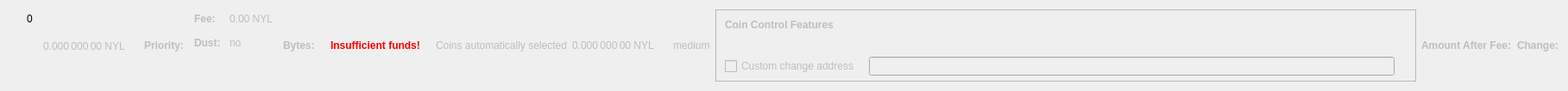
    <widget class="QWidget" name="dummyHideWidget" native="true">
     <property name="maximumSize">
      <size>
       <width>100</width>
       <height>22</height>
      </size>
     </property>
     <layout class="QHBoxLayout" name="dummyHideLayout">
      <item>
       <layout class="QFormLayout" name="formLayoutCoinControl1">
        <property name="horizontalSpacing">
         <number>10</number>
        </property>
        <property name="verticalSpacing">
         <number>14</number>
        </property>
        <property name="leftMargin">
         <number>10</number>
        </property>
        <property name="topMargin">
         <number>4</number>
        </property>
        <property name="rightMargin">
         <number>6</number>
        </property>
        <item row="0" column="1">
         <widget class="QLabel" name="labelCoinControlBytes">
          <property name="cursor">
           <cursorShape>IBeamCursor</cursorShape>
          </property>
          <property name="contextMenuPolicy">
           <enum>Qt::ActionsContextMenu</enum>
          </property>
          <property name="text">
           <string notr="true">0</string>
          </property>
          <property name="textInteractionFlags">
           <set>Qt::LinksAccessibleByMouse|Qt::TextSelectableByKeyboard|Qt::TextSelectableByMouse</set>
          </property>
         </widget>
        </item>
       </layout>
      </item>
      <item>
       <widget class="QLabel" name="labelCoinControlAfterFee">
        <property name="enabled">
         <bool>false</bool>
        </property>
        <property name="sizePolicy">
         <sizepolicy hsizetype="Fixed" vsizetype="Fixed">
          <horstretch>0</horstretch>
          <verstretch>0</verstretch>
         </sizepolicy>
        </property>
        <property name="minimumSize">
         <size>
          <width>111</width>
          <height>12</height>
         </size>
        </property>
        <property name="maximumSize">
         <size>
          <width>111</width>
          <height>12</height>
         </size>
        </property>
        <property name="cursor">
         <cursorShape>IBeamCursor</cursorShape>
        </property>
        <property name="contextMenuPolicy">
         <enum>Qt::ActionsContextMenu</enum>
        </property>
        <property name="text">
         <string notr="true">0.000 000 00 NYL</string>
        </property>
        <property name="textInteractionFlags">
         <set>Qt::LinksAccessibleByMouse|Qt::TextSelectableByKeyboard|Qt::TextSelectableByMouse</set>
        </property>
       </widget>
      </item>
      <item>
       <widget class="QLabel" name="labelCoinControlPriorityText">
        <property name="enabled">
         <bool>false</bool>
        </property>
        <property name="font">
         <font>
          <weight>75</weight>
          <bold>true</bold>
         </font>
        </property>
        <property name="text">
         <string>Priority:</string>
        </property>
       </widget>
      </item>
      <item>
       <layout class="QHBoxLayout" name="horizontalLayout"/>
      </item>
      <item>
       <layout class="QFormLayout" name="formLayoutCoinControl3">
        <property name="horizontalSpacing">
         <number>10</number>
        </property>
        <property name="verticalSpacing">
         <number>14</number>
        </property>
        <property name="leftMargin">
         <number>6</number>
        </property>
        <property name="topMargin">
         <number>4</number>
        </property>
        <property name="rightMargin">
         <number>6</number>
        </property>
        <item row="0" column="0">
         <widget class="QLabel" name="labelCoinControlFeeText">
          <property name="enabled">
           <bool>false</bool>
          </property>
          <property name="font">
           <font>
            <weight>75</weight>
            <bold>true</bold>
           </font>
          </property>
          <property name="text">
           <string>Fee:</string>
          </property>
          <property name="margin">
           <number>0</number>
          </property>
         </widget>
        </item>
        <item row="0" column="1">
         <widget class="QLabel" name="labelCoinControlFee">
          <property name="enabled">
           <bool>false</bool>
          </property>
          <property name="cursor">
           <cursorShape>IBeamCursor</cursorShape>
          </property>
          <property name="contextMenuPolicy">
           <enum>Qt::ActionsContextMenu</enum>
          </property>
          <property name="text">
           <string notr="true">0.00 NYL</string>
          </property>
          <property name="textInteractionFlags">
           <set>Qt::LinksAccessibleByMouse|Qt::TextSelectableByKeyboard|Qt::TextSelectableByMouse</set>
          </property>
         </widget>
        </item>
        <item row="1" column="0">
         <widget class="QLabel" name="labelCoinControlLowOutputText">
          <property name="enabled">
           <bool>false</bool>
          </property>
          <property name="font">
           <font>
            <weight>75</weight>
            <bold>true</bold>
           </font>
          </property>
          <property name="text">
           <string>Dust:</string>
          </property>
         </widget>
        </item>
        <item row="1" column="1">
         <widget class="QLabel" name="labelCoinControlLowOutput">
          <property name="enabled">
           <bool>false</bool>
          </property>
          <property name="cursor">
           <cursorShape>IBeamCursor</cursorShape>
          </property>
          <property name="contextMenuPolicy">
           <enum>Qt::ActionsContextMenu</enum>
          </property>
          <property name="text">
           <string>no</string>
          </property>
          <property name="textInteractionFlags">
           <set>Qt::LinksAccessibleByMouse|Qt::TextSelectableByKeyboard|Qt::TextSelectableByMouse</set>
          </property>
         </widget>
        </item>
       </layout>
      </item>
      <item>
       <widget class="QLabel" name="labelCoinControlBytesText">
        <property name="enabled">
         <bool>false</bool>
        </property>
        <property name="font">
         <font>
          <weight>75</weight>
          <bold>true</bold>
         </font>
        </property>
        <property name="text">
         <string>Bytes:</string>
        </property>
       </widget>
      </item>
      <item>
       <layout class="QFormLayout" name="formLayoutCoinControl2">
        <property name="horizontalSpacing">
         <number>10</number>
        </property>
        <property name="verticalSpacing">
         <number>14</number>
        </property>
        <property name="leftMargin">
         <number>6</number>
        </property>
        <property name="topMargin">
         <number>4</number>
        </property>
        <property name="rightMargin">
         <number>6</number>
        </property>
       </layout>
      </item>
      <item>
       <layout class="QHBoxLayout" name="horizontalLayoutCoinControl2">
        <property name="spacing">
         <number>8</number>
        </property>
        <property name="bottomMargin">
         <number>10</number>
        </property>
       </layout>
      </item>
      <item>
       <widget class="QLabel" name="labelCoinControlInsuffFunds">
        <property name="enabled">
         <bool>false</bool>
        </property>
        <property name="minimumSize">
         <size>
          <width>0</width>
          <height>0</height>
         </size>
        </property>
        <property name="font">
         <font>
          <weight>75</weight>
          <bold>true</bold>
         </font>
        </property>
        <property name="styleSheet">
         <string notr="true">color:red;font-weight:bold;</string>
        </property>
        <property name="text">
         <string>Insufficient funds!</string>
        </property>
        <property name="margin">
         <number>5</number>
        </property>
       </widget>
      </item>
      <item>
       <layout class="QFormLayout" name="formLayoutCoinControl4">
        <property name="horizontalSpacing">
         <number>10</number>
        </property>
        <property name="verticalSpacing">
         <number>14</number>
        </property>
        <property name="leftMargin">
         <number>6</number>
        </property>
        <property name="topMargin">
         <number>4</number>
        </property>
        <property name="rightMargin">
         <number>6</number>
        </property>
       </layout>
      </item>
      <item>
       <widget class="QLabel" name="labelCoinControlAutomaticallySelected">
        <property name="enabled">
         <bool>false</bool>
        </property>
        <property name="sizePolicy">
         <sizepolicy hsizetype="Fixed" vsizetype="Fixed">
          <horstretch>0</horstretch>
          <verstretch>0</verstretch>
         </sizepolicy>
        </property>
        <property name="minimumSize">
         <size>
          <width>0</width>
          <height>0</height>
         </size>
        </property>
        <property name="maximumSize">
         <size>
          <width>240</width>
          <height>16777215</height>
         </size>
        </property>
        <property name="text">
         <string>Coins automatically selected</string>
        </property>
        <property name="margin">
         <number>5</number>
        </property>
       </widget>
      </item>
      <item>
       <widget class="QLabel" name="labelCoinControlChange">
        <property name="enabled">
         <bool>false</bool>
        </property>
        <property name="sizePolicy">
         <sizepolicy hsizetype="Fixed" vsizetype="Fixed">
          <horstretch>0</horstretch>
          <verstretch>0</verstretch>
         </sizepolicy>
        </property>
        <property name="minimumSize">
         <size>
          <width>111</width>
          <height>0</height>
         </size>
        </property>
        <property name="maximumSize">
         <size>
          <width>111</width>
          <height>16777215</height>
         </size>
        </property>
        <property name="cursor">
         <cursorShape>IBeamCursor</cursorShape>
        </property>
        <property name="contextMenuPolicy">
         <enum>Qt::ActionsContextMenu</enum>
        </property>
        <property name="text">
         <string notr="true">0.000 000 00 NYL</string>
        </property>
        <property name="textInteractionFlags">
         <set>Qt::LinksAccessibleByMouse|Qt::TextSelectableByKeyboard|Qt::TextSelectableByMouse</set>
        </property>
       </widget>
      </item>
      <item>
       <widget class="QLabel" name="labelCoinControlPriority">
        <property name="enabled">
         <bool>false</bool>
        </property>
        <property name="cursor">
         <cursorShape>IBeamCursor</cursorShape>
        </property>
        <property name="contextMenuPolicy">
         <enum>Qt::ActionsContextMenu</enum>
        </property>
        <property name="text">
         <string>medium</string>
        </property>
        <property name="textInteractionFlags">
         <set>Qt::LinksAccessibleByMouse|Qt::TextSelectableByKeyboard|Qt::TextSelectableByMouse</set>
        </property>
       </widget>
      </item>
      <item>
       <widget class="QFrame" name="frameCoinControl">
        <property name="sizePolicy">
         <sizepolicy hsizetype="Expanding" vsizetype="Expanding">
          <horstretch>0</horstretch>
          <verstretch>0</verstretch>
         </sizepolicy>
        </property>
        <property name="maximumSize">
         <size>
          <width>16777215</width>
          <height>16777215</height>
         </size>
        </property>
        <property name="frameShape">
         <enum>QFrame::StyledPanel</enum>
        </property>
        <property name="frameShadow">
         <enum>QFrame::Sunken</enum>
        </property>
        <layout class="QVBoxLayout" name="verticalLayoutCoinControl2_2">
         <property name="spacing">
          <number>0</number>
         </property>
         <property name="leftMargin">
          <number>0</number>
         </property>
         <property name="topMargin">
          <number>0</number>
         </property>
         <property name="rightMargin">
          <number>0</number>
         </property>
         <property name="bottomMargin">
          <number>6</number>
         </property>
         <item>
          <layout class="QVBoxLayout" name="verticalLayoutCoinControl" stretch="0,0,0,1">
           <property name="spacing">
            <number>0</number>
           </property>
           <property name="leftMargin">
            <number>10</number>
           </property>
           <property name="topMargin">
            <number>10</number>
           </property>
           <item>
            <layout class="QHBoxLayout" name="horizontalLayoutCoinControl1">
             <property name="bottomMargin">
              <number>15</number>
             </property>
             <item>
              <widget class="QLabel" name="labelCoinControlFeatures">
               <property name="enabled">
                <bool>false</bool>
               </property>
               <property name="sizePolicy">
                <sizepolicy hsizetype="Preferred" vsizetype="Maximum">
                 <horstretch>0</horstretch>
                 <verstretch>0</verstretch>
                </sizepolicy>
               </property>
               <property name="font">
                <font>
                 <weight>75</weight>
                 <bold>true</bold>
                </font>
               </property>
               <property name="styleSheet">
                <string notr="true">font-weight:bold;</string>
               </property>
               <property name="text">
                <string>Coin Control Features</string>
               </property>
              </widget>
             </item>
            </layout>
           </item>
           <item>
            <widget class="QWidget" name="widgetCoinControl" native="true">
             <property name="sizePolicy">
              <sizepolicy hsizetype="Preferred" vsizetype="Preferred">
               <horstretch>0</horstretch>
               <verstretch>0</verstretch>
              </sizepolicy>
             </property>
             <property name="minimumSize">
              <size>
               <width>0</width>
               <height>0</height>
              </size>
             </property>
             <property name="styleSheet">
              <string notr="true"/>
             </property>
             <layout class="QHBoxLayout" name="horizontalLayoutCoinControl5_2">
              <property name="leftMargin">
               <number>0</number>
              </property>
              <property name="topMargin">
               <number>0</number>
              </property>
              <property name="rightMargin">
               <number>0</number>
              </property>
              <property name="bottomMargin">
               <number>0</number>
              </property>
              <item>
               <layout class="QHBoxLayout" name="horizontalLayoutCoinControl3">
                <property name="spacing">
                 <number>20</number>
                </property>
                <property name="topMargin">
                 <number>0</number>
                </property>
                <property name="bottomMargin">
                 <number>10</number>
                </property>
               </layout>
              </item>
             </layout>
            </widget>
           </item>
           <item>
            <layout class="QHBoxLayout" name="horizontalLayoutCoinControl4" stretch="0,0,0">
             <property name="spacing">
              <number>12</number>
             </property>
             <property name="sizeConstraint">
              <enum>QLayout::SetDefaultConstraint</enum>
             </property>
             <property name="topMargin">
              <number>5</number>
             </property>
             <property name="rightMargin">
              <number>5</number>
             </property>
             <item>
              <widget class="QCheckBox" name="checkBoxCoinControlChange">
               <property name="enabled">
                <bool>false</bool>
               </property>
               <property name="toolTip">
                <string>If this is activated, but the change address is empty or invalid, change will be sent to a newly generated address.</string>
               </property>
               <property name="text">
                <string>Custom change address</string>
               </property>
              </widget>
             </item>
             <item>
              <widget class="QValidatedLineEdit" name="lineEditCoinControlChange">
               <property name="enabled">
                <bool>false</bool>
               </property>
               <property name="sizePolicy">
                <sizepolicy hsizetype="Expanding" vsizetype="Fixed">
                 <horstretch>0</horstretch>
                 <verstretch>0</verstretch>
                </sizepolicy>
               </property>
              </widget>
             </item>
             <item>
              <widget class="QLabel" name="labelCoinControlChangeLabel_2">
               <property name="sizePolicy">
                <sizepolicy hsizetype="Preferred" vsizetype="Expanding">
                 <horstretch>0</horstretch>
                 <verstretch>0</verstretch>
                </sizepolicy>
               </property>
               <property name="minimumSize">
                <size>
                 <width>0</width>
                 <height>0</height>
                </size>
               </property>
               <property name="text">
                <string/>
               </property>
               <property name="margin">
                <number>3</number>
               </property>
              </widget>
             </item>
            </layout>
           </item>
           <item>
            <spacer name="verticalSpacerCoinControl">
             <property name="orientation">
              <enum>Qt::Vertical</enum>
             </property>
             <property name="sizeHint" stdset="0">
              <size>
               <width>800</width>
               <height>1</height>
              </size>
             </property>
            </spacer>
           </item>
          </layout>
         </item>
        </layout>
       </widget>
      </item>
      <item>
       <widget class="QLabel" name="labelCoinControlAfterFeeText">
        <property name="enabled">
         <bool>false</bool>
        </property>
        <property name="minimumSize">
         <size>
          <width>0</width>
          <height>0</height>
         </size>
        </property>
        <property name="maximumSize">
         <size>
          <width>16777215</width>
          <height>16777215</height>
         </size>
        </property>
        <property name="font">
         <font>
          <weight>75</weight>
          <bold>true</bold>
         </font>
        </property>
        <property name="text">
         <string>Amount After Fee:</string>
        </property>
        <property name="alignment">
         <set>Qt::AlignLeading|Qt::AlignLeft|Qt::AlignVCenter</set>
        </property>
        <property name="margin">
         <number>0</number>
        </property>
       </widget>
      </item>
      <item>
       <widget class="QLabel" name="labelCoinControlChangeText">
        <property name="enabled">
         <bool>false</bool>
        </property>
        <property name="sizePolicy">
         <sizepolicy hsizetype="Preferred" vsizetype="Preferred">
          <horstretch>0</horstretch>
          <verstretch>0</verstretch>
         </sizepolicy>
        </property>
        <property name="minimumSize">
         <size>
          <width>0</width>
          <height>0</height>
         </size>
        </property>
        <property name="maximumSize">
         <size>
          <width>16777215</width>
          <height>16777215</height>
         </size>
        </property>
        <property name="font">
         <font>
          <weight>75</weight>
          <bold>true</bold>
         </font>
        </property>
        <property name="text">
         <string>Change:</string>
        </property>
        <property name="alignment">
         <set>Qt::AlignLeading|Qt::AlignLeft|Qt::AlignVCenter</set>
        </property>
       </widget>
      </item>
     </layout>
    </widget>
